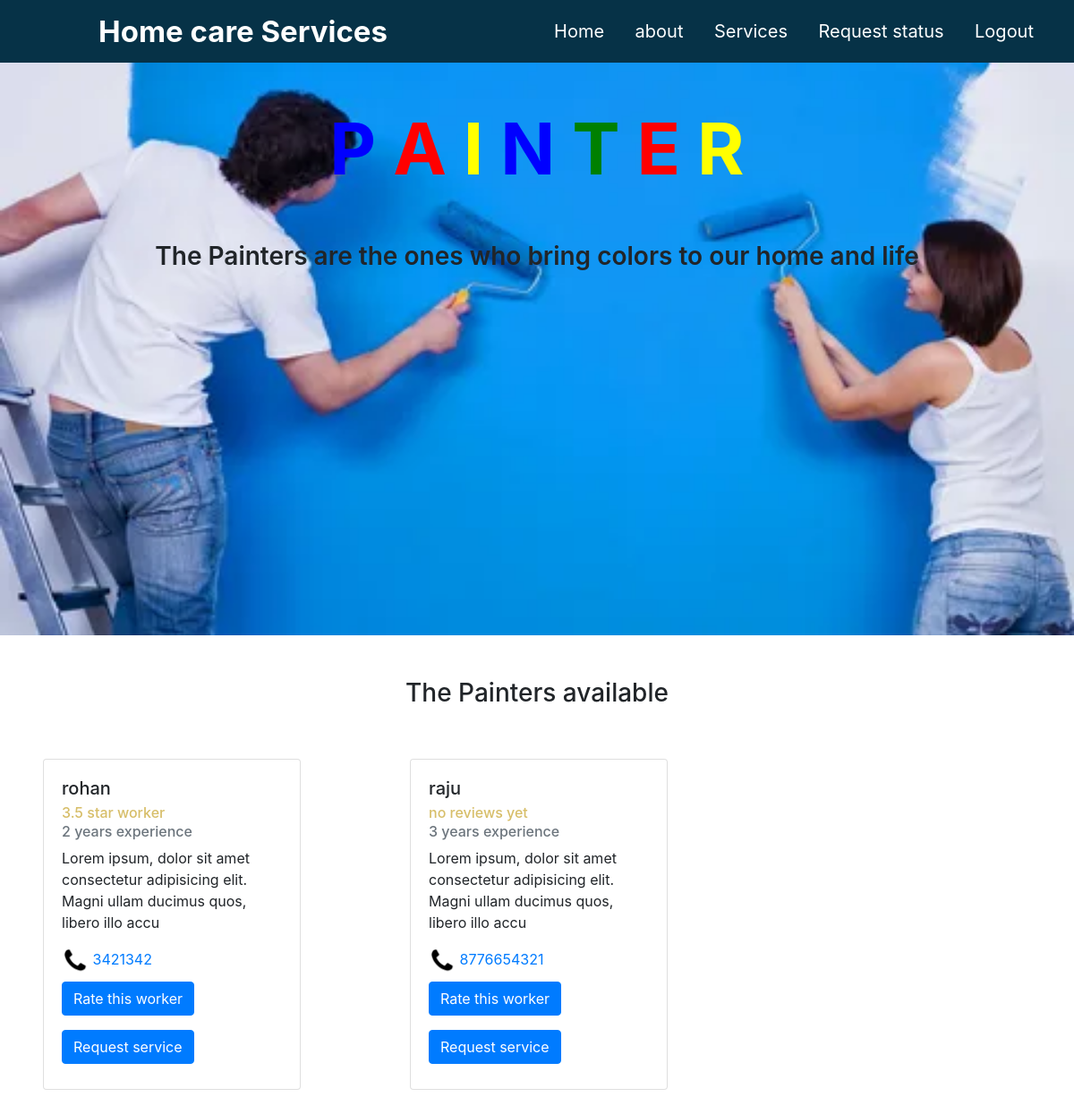
The app's page /code/Painters.php (signed in) with its own data.
### tables this page shows
CREATE TABLE `worker` (
  `worker_id` int(10) NOT NULL,
  `worker_name` varchar(100) NOT NULL,
  `worker_exp` int(10) NOT NULL,
  `worker_expertise` varchar(100) NOT NULL,
  `worker_cat` varchar(50) NOT NULL,
  `phone` bigint(15) NOT NULL
);

### code/Painters.php (the view, shortened to what this page needs)
<!DOCTYPE html>
<html lang="en">
<head>
    <link rel="stylesheet" href="styl.css">
    <link rel="stylesheet" href="painter.css">
    <link rel="stylesheet" href="https://cdn.jsdelivr.net/npm/bootstrap@4.0.0/dist/css/bootstrap.min.css">
</head>
<body>     <?php
    ?><nav>
         <label class="logo">Home care Services</label>
         <ul>
         <li><a href="index.php">Home</a></li>
<li><a href="about.php">about</a></li>
            <li>
               <a href="#">Services
               </a>
                 </li>
                 <li><a href='<?php
                  if(isset($_SESSION['worker']))
                 {echo "services.php"; }
                 else{
                   echo "cust_services.php";} ?>'>Request status</a></li>
                 <li><a href="logout.php">Logout</a></li>
               </ul>
      </nav>
    <div class='painter'>
   <h1 align='center' class='py-5 head' >
  <span style='color: blue'>P</span>
  <span style='color: red'>A</span>
  <span style='color: yellow'>I</span>
  <span style='color: blue'>N</span>
  <span style='color: green'>T</span>
  <span style='color: red'>E</span>
  <span style='color: yellow'>R</span>
</h1>
      <h3 align='center ' class='subhead'>The Painters are the ones who bring colors to our home and life</h3>
    </div>
    <div class='table my-5'>
        <h3 align='center'>The Painters available</h3>
        <?php
        require('../db_connect/database.php');
		$sql1="SELECT * FROM `worker` where `worker_cat`='1'";
		$result = $conn->query($sql1);
		 if($result->num_rows>0)
        {
  echo '<div class="row"> ';
	  while($row = $result->fetch_assoc())
	   {
      $sql="SELECT `ratings` FROM `rating_table` where `customer_id`=".$row['worker_id'];
      $result1 =$conn->query($sql);
      $count=0;
      $sum=0;
      $star=0;
      if($result->num_rows>0)
        {
      while($row1= $result1->fetch_assoc()){
        $sum+=$row1['ratings'];
        $count=$count+1;
      }
    if($count>0){
      $star=$sum/$count;
      $star=round($star,1);
      $star=$star." star worker";
     }
     else{
      $star="no reviews yet";
     }
}
  echo '<div class="col-md-4">   <div class="card m-5" style="width: 18rem;">
      <div class="card-body">
        <h5 class="card-title">'.$row['worker_name'].'</h5>
        <h6  style="color:#D7BE69" class="card-subtitle mb-2 ">'.$star.' </h6>
        <h6 class="card-subtitle mb-2 text-muted">'.$row['worker_exp'].' years experience</h6>
        <p class="card-text">'.$row['worker_expertise'].'</p>
        <img src="icon.png" width="30px" height="30px"/><a href="tel:'.$row['phone'].'" class="card-link"> '.$row['phone'].'</a>
      <br>';
      if(!isset($_SESSION['worker']))
      {
      echo '<small><form action="rate.php" method="post">
      <input name="id" value='.$row['worker_id'].' style="display:none">
      <input type="submit" name="submit" value="Rate this worker" class="btn-primary btn my-2">
      </form>
      <form action="request.php" method="post">
      <input name="w_id" value='.$row['worker_id'].' style="display:none">
      <input name="w_cat" value='.$row['worker_cat'].' style="display:none">
      <input type="submit" name="submit1" value="Request service" class="btn-primary btn my-2">
      </form></small>';
      }
      echo '
      </div></div>
    </div>';
	   }
    echo "</div>";
    }
        ?>
    </div>
</body>
</html>

### code/styl.css (style rules this page uses)
* { margin: 0; padding: 0; list-style: none; text-decoration: none; }
body { font-family: sans-serif; overflow: hidden; user-select: none; }
nav .logo { color: white; font-size: 33px; font-weight: bold; line-height: 70px; padding-left: 110px; }
nav { height: 70px; background: #063247; box-shadow: 0 3px 15px rgba(0,0,0,.4); }
nav ul { float: right; margin-right: 30px; }
nav ul li { display: inline-block; }
nav ul li a { color: white; display: block; padding: 0 15px; line-height: 70px; font-size: 20px; background: #063247; transition: .5s; }
a { text-decoration: none !important; }

### code/painter.css (style rules this page uses)
.painter { background-image: url('painters.jpg'); background-repeat: no-repeat; background-size: cover; width: 100%; height: 80vh; vertical-align: middle; }
.head { size: 20px; font-size:80px; font-weight: 700; }
.subhead { font-weight: 600 !important; }
.table { background-color: rgb(31, 171, 246); width: 100%; }
body { background-color: rgb(31, 171, 246); overflow-y: scroll; }
a { text-decoration: none !important; }

### records on screen
worker: worker_name "rohan", star "3.5 star worker", worker_exp "2", worker_expertise "Lorem ipsum, dolor sit amet consectetur adipisicing elit. Magni ullam ducimus quos, libero illo accu", phone "3421342"
worker: worker_name "raju", star "no reviews yet", worker_exp "3", worker_expertise "Lorem ipsum, dolor sit amet consectetur adipisicing elit. Magni ullam ducimus quos, libero illo accu", phone "8776654321"
